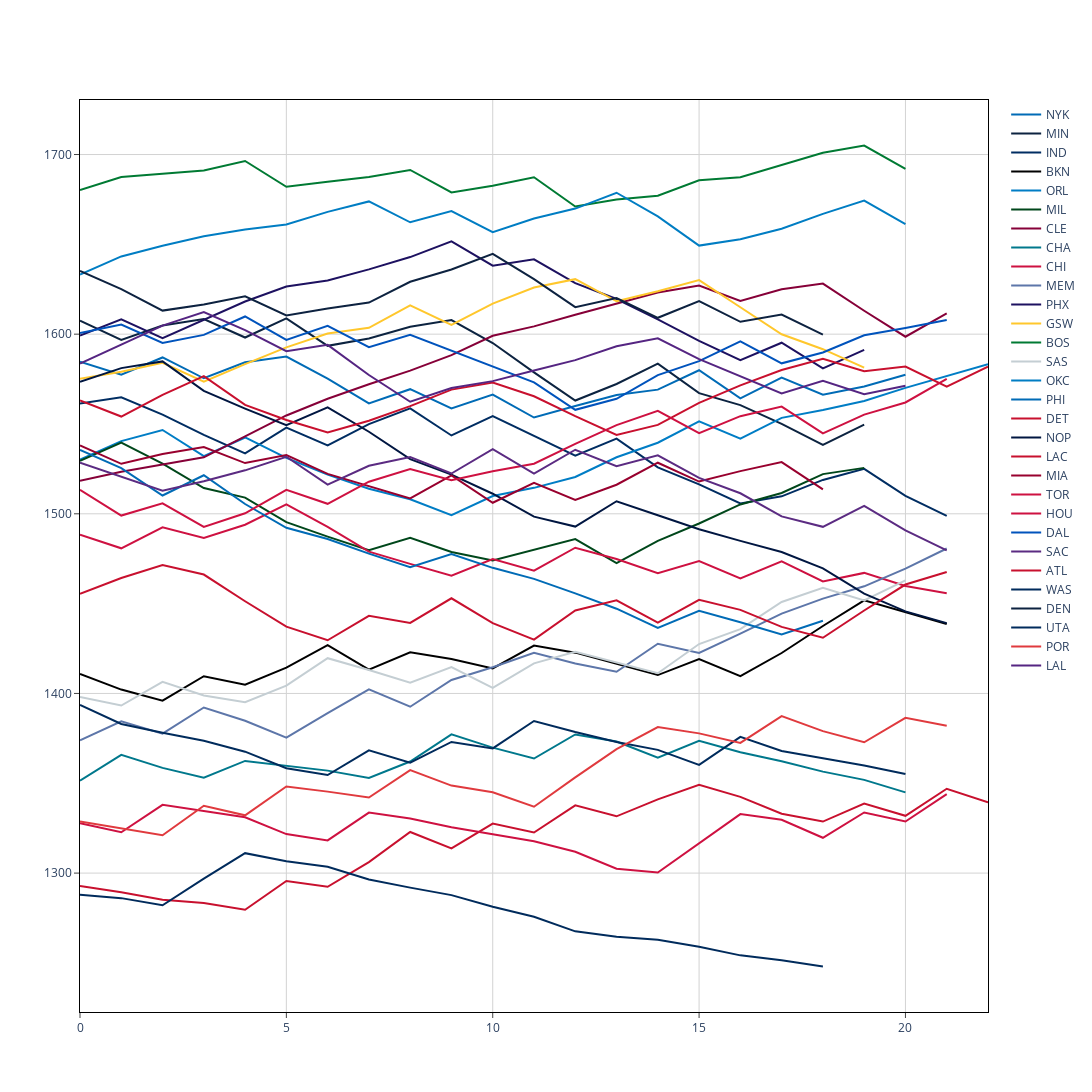

Notebook cell for this chart:
### Code cell
fig = elo_line_plot(elo_histories)
fig.show()
